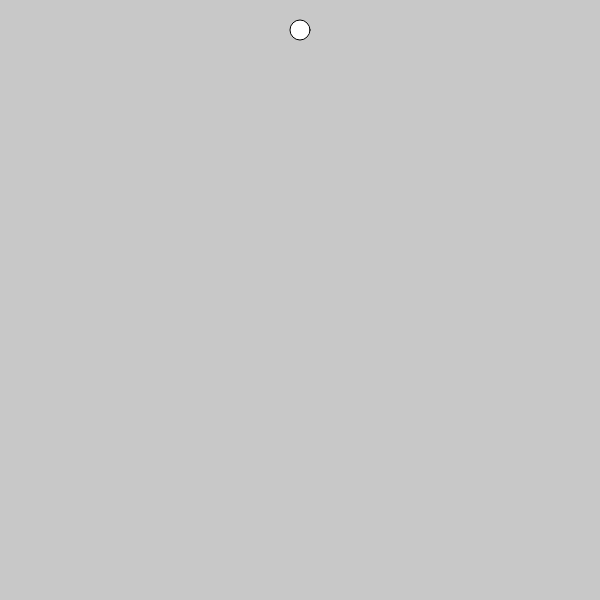
Frame 1 (no input)
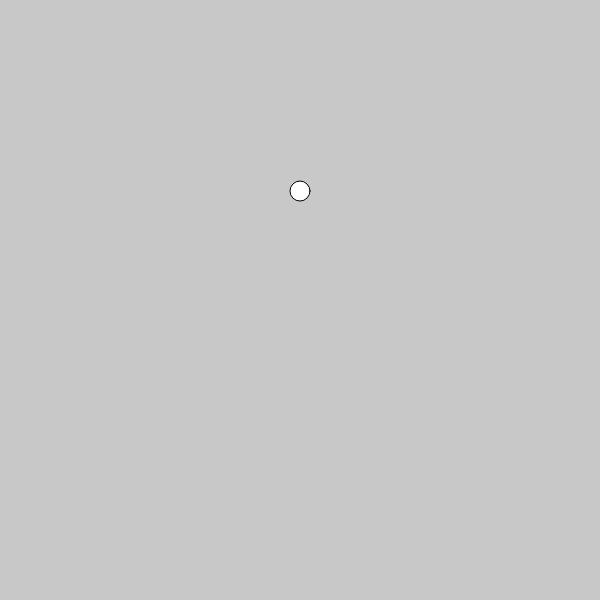
Frame 60 (no input)
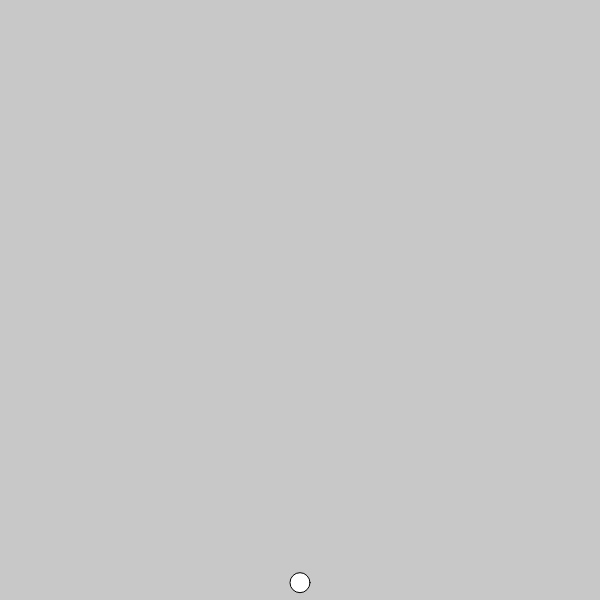
Frame 120 (the mouse pressed at the canvas centre since frame 60)

The p5.js sketch that drew these frames (run headless with seeded random() and noise() and a simulated clock; from frame 60 on, the mouse is pressed at the canvas centre):

// p5.js sketch
// ── sketch.js
let myVehicle;


function setup(){
    createCanvas(600,600);
    myVehicle = new Vehicle(width/2, 30);
}
function draw(){
    background(200);

    const gravity = createVector(0,0.1);


    myVehicle.applyForce(gravity);

    myVehicle.display();
    myVehicle.update();


    if(mouseIsPressed){
        const xDiff = myVehicle.loc.x - mouseX;
        const wind = createVector(xDiff,0);
        wind.mult(0.1);
        myVehicle.applyForce(wind);
    }
}
// ── vehicle.js
//Phisics body
//Particle

class Vehicle{
    constructor(x,y){
        this.loc = createVector(x,y);
        this.acc = createVector();
        this.vel = createVector();
        this.friction = 0.995;


    }

    applyForce(force){
        //f=ma m=0
        this.acc.add(force);

    }
    update(mouseX,mouseY){
        this.vel.add(this.acc);
        this.loc.add(this.vel);
        this.acc.mult(0);
        this.vel.mult(this.friction);

        if(this.loc.y>height){
            this.loc.y=height;
            this.vel.y*=-1;
        }
        if(this.loc.x>width||this.loc.x<0){
            this.vel.x*=-1;
        }


    }


    display(){
        circle(this.loc.x, this.loc.y,20);
    }
}
